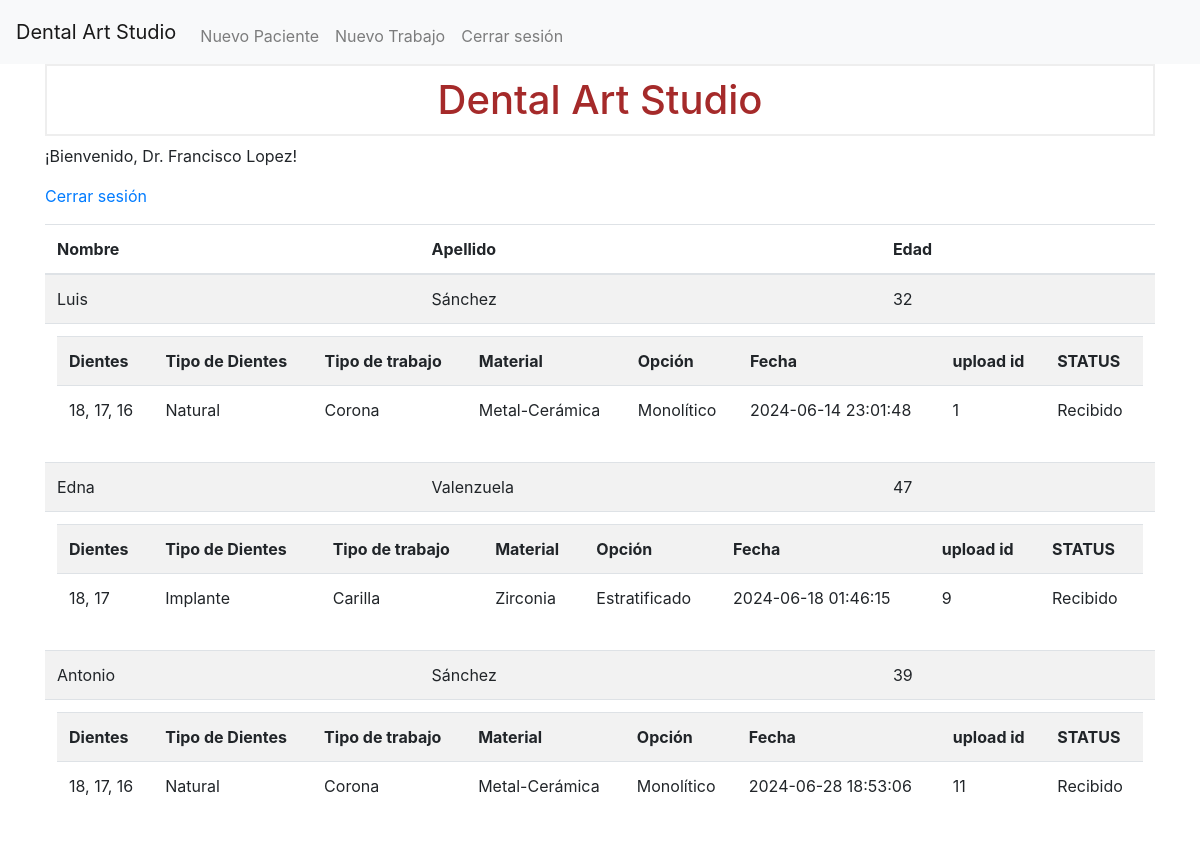
Screenshot of / (signed in) with the database file from the repository.
### tables this page shows
CREATE TABLE patients (
    id INTEGER PRIMARY KEY AUTOINCREMENT,
    doctor_id INTEGER,
    first_name  TEXT NOT NULL,
    last_name TEXT NOT NULL,
    age INTEGER NOT NULL,
    face_shape TEXT,
    basic_color TEXT,
    colorimeter TEXT,
    gum_color TEXT,
    FOREIGN KEY (doctor_id) REFERENCES doctors (id)
);

CREATE TABLE jobs (
  id INTEGER PRIMARY KEY AUTOINCREMENT,
  patient_id INTEGER,
  teeth TEXT NOT NULL,
  tooth_type TEXT,
  job_type TEXT,
  job_material TEXT,
  job_option TEXT,
  timestamp TIMESTAMP NOT NULL DEFAULT CURRENT_TIMESTAMP,
  comments TEXT,
  status TEXT,
  upload_id INTEGER,
  FOREIGN KEY (patient_id) REFERENCES patients (id),
  FOREIGN KEY (upload_id) REFERENCES uploads (id)
);

### app.py (the view)
@app.route('/')
def index():
    user = session.get("user_info")
    jobs = {}
    if user is not None:
        patients = get_patients(session.get("user_id"))
        if patients:
            for patient in patients:
                job = get_jobs(patient['id'])
                jobs[patient['id']] = job
    else:
        patients = []
    return render_template('index.html', user=user, patients=patients, jobs=jobs)

### helpers.py (called while the page is built)
def get_db_connection():
    conn = sqlite3.connect('database.db')
    conn.row_factory = sqlite3.Row
    conn.execute("PRAGMA foreign_keys = ON;")  # Habilita las restricciones de clave foránea
    return conn

def get_patients(user_id):
    try:
        conny = get_db_connection()
        db = conny.cursor()
        patients = db.execute("SELECT * FROM patients WHERE doctor_id = ?", (user_id,)).fetchall()
        conny.close()
        patients = [dict(patient) for patient in patients]
        return patients
    except Exception as e:
        print(f"Error al obtener pacientes: {e}")
        return None

def get_jobs(patient_id):
    try:
        conny = get_db_connection()
        db = conny.cursor()
        jobs = db.execute("SELECT * FROM jobs WHERE patient_id = ?", (patient_id,)).fetchall()
        conny.close()
        jobs = [dict(job) for job in jobs]
        return jobs
    except Exception as e:
        print(f"Error al obtener trabajos: {e}")
    return None

### templates/index.html (shortened to what this page needs)
{% extends 'base.html' %}
{% block content %}
 <h1>{% block title %}Dental Art Studio {% endblock %}</h1>
{% if user %}
    <p class="user">¡Bienvenido, Dr.  {{ user['last_name'] }} {{ user['first_name'] }}!</p>
    <p><a href="{{ url_for('logout') }}">Cerrar sesión</a></p>
    {% if patients %}
        <table class="table table-striped">
            <thead>
                <tr>
                    <th>Nombre</th>
                    <th>Apellido</th>
                    <th>Edad</th>
                </tr>
            </thead>
            <tbody>
                {% for patient in patients %}
                    <tr>
                        <td>{{ patient['first_name'] }}</td>
                        <td>{{ patient['last_name'] }}</td>
                        <td>{{ patient['age'] }}</td>
                    </tr>
                    <tr>
                        <td colspan="6">
                            {% if jobs[patient['id']] %}
                            <table class="table table-striped">
                                <tr>
                                    <th>Dientes</th>
                                    <th>Tipo de Dientes</th>
                                    <th>Tipo de trabajo</th>
                                    <th>Material</th>
                                    <th>Opción</th>
                                    <th>Fecha</th>
                                    <th>upload id</th>
                                    <th>STATUS</th>
                                </tr>
                                {% for job in jobs[patient['id']] %}
                                    <tr>
                                        <td>{{ job['teeth'] }}</td>
                                        <td>{{ job['tooth_type'] }}</td>
                                        <td>{{ job['job_type'] }}</td>
                                        <td>{{ job['job_material'] }}</td>
                                        <td>{{ job['job_option'] }}</td>
                                        <td>{{ job['timestamp'] }}</td>
                                        <td>{{ job['upload_id'] }}</td>
                                        <td>{{ job['status'] }}</td>
                                    </tr>
                                {% endfor %}
                            </table>
                            {% else %}
                                <a href="{{ url_for('new_job', patient_id=patient['id']) }}">Agregar trabajo</a>
                            {% endif %}
                        </td>
                    </tr>
                {% endfor %}
            </tbody>
        </table>
    {% elif not patients %}
        <p>No se encontraron pacientes.</p><a href="{{ url_for('add_patient') }}">Añadir paciente</a></p>
    {% endif %}
{% else %}
    <p class="user">¡Bienvenidos! </p>
    <p><a href="{{ url_for('login') }}">Iniciar sesión</a> o <a href="{{ url_for('register') }}">Registrarse</a></p>
{% endif %}
{% endblock %}

### static/css/style.css (style rules this page uses)
h1 { border: 2px #eee solid; color: brown; text-align: center; padding: 10px; }

### rows the page displays
patients: first_name "Luis", last_name "Sánchez", age "32"
jobs: teeth "18, 17, 16", tooth_type "Natural", job_type "Corona", job_material "Metal-Cerámica", job_option "Monolítico", timestamp "2024-06-14 23:01:48", upload_id "1", status "Recibido"
patients: first_name "Edna", last_name "Valenzuela", age "47"
jobs: teeth "18, 17", tooth_type "Implante", job_type "Carilla", job_material "Zirconia", job_option "Estratificado", timestamp "2024-06-18 01:46:15", upload_id "9", status "Recibido"
patients: first_name "Antonio", last_name "Sánchez", age "39"
jobs: teeth "18, 17, 16", tooth_type "Natural", job_type "Corona", job_material "Metal-Cerámica", job_option "Monolítico", timestamp "2024-06-28 18:53:06", upload_id "11", status "Recibido"

### other values shown
{{ user['last_name'] }} "Francisco"
{{ user['first_name'] }} "Lopez"
